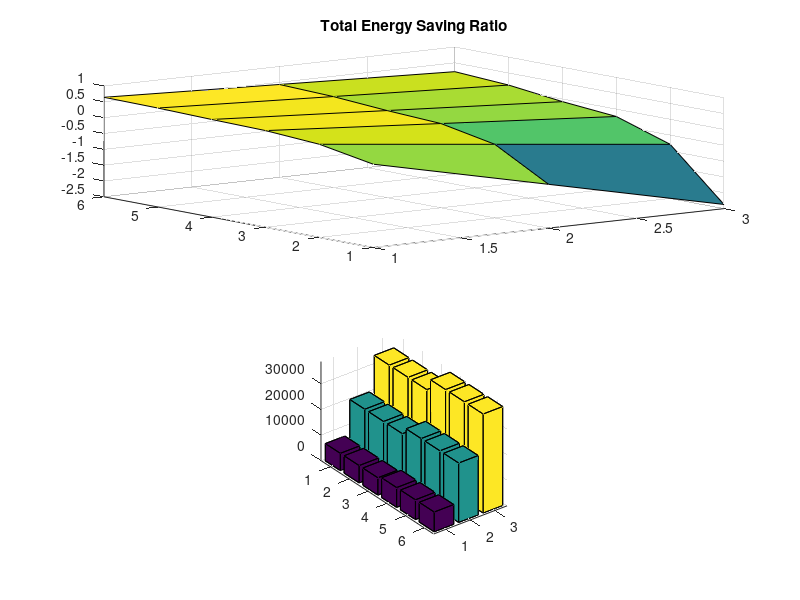

MATLAB code to generate this figure: (Note: this script raises an error after producing the figure.)
clear;
clc;

result_dense=load('dense.mat');
result_sparse=load('sparse.mat');
Sk=load('Sk.mat');
Wt=2.63*10^(-8)*8*1024*1024;

saving_dense=zeros(size(result_dense.result));
saving_sparse=zeros(size(result_sparse.result));

EC_dense=zeros(size(result_dense.result));
ET_dense=zeros(size(result_dense.result));
EC_sparse=zeros(size(result_sparse.result));
ET_sparse=zeros(size(result_sparse.result));

ET_miss=zeros(size(saving_dense,1),1);

for ii=1:size(saving_dense,1)
    for jj=1:size(saving_sparse,2)
        
        ET_miss(ii)=sum(Wt*Sk.Sk(1:5*ii)*15);        
        
        saving_dense(ii,jj)=(ET_miss(ii)-result_dense.result{ii,jj}.value)/ET_miss(ii);
        EC_dense(ii,jj)=result_dense.result{ii,jj}.sol.EC;
        ET_dense(ii,jj)=result_dense.result{ii,jj}.sol.ET;
        
        saving_sparse(ii,jj)=(ET_miss(ii)-result_sparse.result{ii,jj}.value)/ET_miss(ii);
        EC_sparse(ii,jj)=result_sparse.result{ii,jj}.sol.EC;
        ET_sparse(ii,jj)=result_sparse.result{ii,jj}.sol.ET;
        
    end
end

figure(1);

subplot(2,1,1);
surf(saving_dense);
title('Total Energy Saving Ratio');

subplot(2,1,2);

data1=EC_dense;
data2=ET_dense;
bh=bar3(data1);
for i=1:length(bh)
      zz = get(bh(i),'Zdata');
      k = 1;
      for j = 0:6:(6*length(bh)-6)  
             zz(j+1:j+6,:)=zz(j+1:j+6,:)+data2(k,i);
             k=k+1;
      end
      set(bh(i),'Zdata',zz);
end
set(bh,'FaceColor',[1 0 0]);
hold on;
bh=bar3(data2);
set(bh,'FaceColor',[0 0 1]);
hold off;


figure(2);
surf(saving_sparse);
